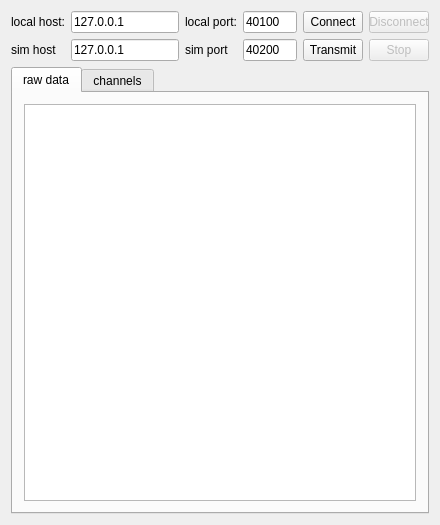
<?xml version="1.0" encoding="UTF-8"?>
<ui version="4.0">
 <class>Widget</class>
 <widget class="QWidget" name="Widget">
  <property name="geometry">
   <rect>
    <x>0</x>
    <y>0</y>
    <width>440</width>
    <height>525</height>
   </rect>
  </property>
  <property name="windowTitle">
   <string notr="true">udp_test</string>
  </property>
  <property name="windowFilePath">
   <string notr="true"/>
  </property>
  <layout class="QVBoxLayout" name="verticalLayout">
   <item>
    <layout class="QGridLayout" name="gridLayout">
     <item row="0" column="4">
      <widget class="QPushButton" name="btReciveStart">
       <property name="minimumSize">
        <size>
         <width>60</width>
         <height>0</height>
        </size>
       </property>
       <property name="text">
        <string notr="true">Connect</string>
       </property>
      </widget>
     </item>
     <item row="0" column="3">
      <widget class="QLineEdit" name="localPort">
       <property name="enabled">
        <bool>true</bool>
       </property>
       <property name="sizePolicy">
        <sizepolicy hsizetype="Minimum" vsizetype="Fixed">
         <horstretch>0</horstretch>
         <verstretch>0</verstretch>
        </sizepolicy>
       </property>
       <property name="minimumSize">
        <size>
         <width>50</width>
         <height>0</height>
        </size>
       </property>
       <property name="text">
        <string notr="true">40100</string>
       </property>
       <property name="maxLength">
        <number>5</number>
       </property>
      </widget>
     </item>
     <item row="0" column="1">
      <widget class="QLineEdit" name="localHost">
       <property name="enabled">
        <bool>true</bool>
       </property>
       <property name="sizePolicy">
        <sizepolicy hsizetype="Minimum" vsizetype="Fixed">
         <horstretch>0</horstretch>
         <verstretch>0</verstretch>
        </sizepolicy>
       </property>
       <property name="text">
        <string notr="true">127.0.0.1</string>
       </property>
      </widget>
     </item>
     <item row="1" column="0">
      <widget class="QLabel" name="lbLocalHost">
       <property name="text">
        <string notr="true">sim host</string>
       </property>
      </widget>
     </item>
     <item row="0" column="0">
      <widget class="QLabel" name="lbSimHost">
       <property name="text">
        <string notr="true">local host:</string>
       </property>
      </widget>
     </item>
     <item row="0" column="2">
      <widget class="QLabel" name="lbSimPort">
       <property name="text">
        <string notr="true">local port:</string>
       </property>
      </widget>
     </item>
     <item row="0" column="5">
      <widget class="QPushButton" name="btReciveStop">
       <property name="enabled">
        <bool>false</bool>
       </property>
       <property name="minimumSize">
        <size>
         <width>60</width>
         <height>0</height>
        </size>
       </property>
       <property name="text">
        <string notr="true">Disconnect</string>
       </property>
      </widget>
     </item>
     <item row="1" column="1">
      <widget class="QLineEdit" name="simHost">
       <property name="enabled">
        <bool>true</bool>
       </property>
       <property name="sizePolicy">
        <sizepolicy hsizetype="Minimum" vsizetype="Fixed">
         <horstretch>0</horstretch>
         <verstretch>0</verstretch>
        </sizepolicy>
       </property>
       <property name="text">
        <string notr="true">127.0.0.1</string>
       </property>
      </widget>
     </item>
     <item row="1" column="2">
      <widget class="QLabel" name="lbLocalPort">
       <property name="text">
        <string notr="true">sim port</string>
       </property>
      </widget>
     </item>
     <item row="1" column="3">
      <widget class="QLineEdit" name="simPort">
       <property name="sizePolicy">
        <sizepolicy hsizetype="Minimum" vsizetype="Fixed">
         <horstretch>0</horstretch>
         <verstretch>0</verstretch>
        </sizepolicy>
       </property>
       <property name="minimumSize">
        <size>
         <width>50</width>
         <height>0</height>
        </size>
       </property>
       <property name="text">
        <string notr="true">40200</string>
       </property>
       <property name="maxLength">
        <number>5</number>
       </property>
      </widget>
     </item>
     <item row="1" column="4">
      <widget class="QPushButton" name="btTransmitStart">
       <property name="minimumSize">
        <size>
         <width>60</width>
         <height>0</height>
        </size>
       </property>
       <property name="text">
        <string notr="true">Transmit</string>
       </property>
      </widget>
     </item>
     <item row="1" column="5">
      <widget class="QPushButton" name="btTransmitStop">
       <property name="enabled">
        <bool>false</bool>
       </property>
       <property name="minimumSize">
        <size>
         <width>60</width>
         <height>0</height>
        </size>
       </property>
       <property name="text">
        <string notr="true">Stop</string>
       </property>
      </widget>
     </item>
    </layout>
   </item>
   <item>
    <widget class="QTabWidget" name="tabWidget">
     <property name="currentIndex">
      <number>0</number>
     </property>
     <widget class="QWidget" name="tab_1">
      <attribute name="title">
       <string notr="true">raw data</string>
      </attribute>
      <layout class="QVBoxLayout" name="verticalLayout_2">
       <item>
        <widget class="QListWidget" name="listWidget">
         <property name="font">
          <font>
           <family>Terminal</family>
           <pointsize>10</pointsize>
          </font>
         </property>
        </widget>
       </item>
      </layout>
     </widget>
     <widget class="QWidget" name="tab_2">
      <attribute name="title">
       <string notr="true">channels</string>
      </attribute>
      <layout class="QVBoxLayout" name="verticalLayout_3">
       <property name="spacing">
        <number>0</number>
       </property>
       <property name="bottomMargin">
        <number>9</number>
       </property>
       <item>
        <widget class="QGroupBox" name="groupBox">
         <property name="title">
          <string>send data</string>
         </property>
         <layout class="QHBoxLayout" name="horizontalLayout_2">
          <property name="spacing">
           <number>6</number>
          </property>
          <property name="leftMargin">
           <number>9</number>
          </property>
          <property name="topMargin">
           <number>0</number>
          </property>
          <property name="bottomMargin">
           <number>3</number>
          </property>
          <item>
           <widget class="QRadioButton" name="autoAnswer">
            <property name="enabled">
             <bool>true</bool>
            </property>
            <property name="text">
             <string notr="true">answer on recieve</string>
            </property>
            <property name="checked">
             <bool>true</bool>
            </property>
           </widget>
          </item>
          <item>
           <widget class="QRadioButton" name="autoSend">
            <property name="enabled">
             <bool>true</bool>
            </property>
            <property name="text">
             <string notr="true">auto send</string>
            </property>
            <property name="checked">
             <bool>false</bool>
            </property>
           </widget>
          </item>
         </layout>
        </widget>
       </item>
       <item>
        <widget class="QGroupBox" name="groupBox_2">
         <property name="title">
          <string>Flight mode</string>
         </property>
         <layout class="QHBoxLayout" name="horizontalLayout">
          <property name="spacing">
           <number>6</number>
          </property>
          <property name="leftMargin">
           <number>9</number>
          </property>
          <property name="topMargin">
           <number>0</number>
          </property>
          <property name="bottomMargin">
           <number>3</number>
          </property>
          <item>
           <widget class="QSlider" name="flightMode">
            <property name="maximum">
             <number>6</number>
            </property>
            <property name="pageStep">
             <number>1</number>
            </property>
            <property name="orientation">
             <enum>Qt::Horizontal</enum>
            </property>
            <property name="tickPosition">
             <enum>QSlider::TicksAbove</enum>
            </property>
            <property name="tickInterval">
             <number>1</number>
            </property>
           </widget>
          </item>
         </layout>
        </widget>
       </item>
       <item>
        <widget class="QGroupBox" name="groupBox_3">
         <property name="title">
          <string>Armed state</string>
         </property>
         <layout class="QHBoxLayout" name="horizontalLayout_3">
          <property name="spacing">
           <number>6</number>
          </property>
          <property name="leftMargin">
           <number>9</number>
          </property>
          <property name="topMargin">
           <number>0</number>
          </property>
          <property name="bottomMargin">
           <number>3</number>
          </property>
          <item>
           <widget class="QRadioButton" name="disarmed">
            <property name="text">
             <string>Disarmed</string>
            </property>
            <property name="checked">
             <bool>true</bool>
            </property>
           </widget>
          </item>
          <item>
           <widget class="QRadioButton" name="arming">
            <property name="text">
             <string>Arming</string>
            </property>
           </widget>
          </item>
          <item>
           <widget class="QRadioButton" name="armed">
            <property name="text">
             <string>Armed</string>
            </property>
           </widget>
          </item>
         </layout>
        </widget>
       </item>
       <item>
        <widget class="QGroupBox" name="groupBox_4">
         <property name="title">
          <string>Channels</string>
         </property>
         <layout class="QGridLayout" name="gridLayout_3">
          <property name="leftMargin">
           <number>9</number>
          </property>
          <property name="topMargin">
           <number>0</number>
          </property>
          <property name="rightMargin">
           <number>9</number>
          </property>
          <property name="bottomMargin">
           <number>3</number>
          </property>
          <property name="spacing">
           <number>3</number>
          </property>
          <item row="0" column="0">
           <widget class="QLabel" name="lbCH1n">
            <property name="text">
             <string notr="true">CH1</string>
            </property>
            <property name="alignment">
             <set>Qt::AlignCenter</set>
            </property>
           </widget>
          </item>
          <item row="0" column="1">
           <widget class="QSlider" name="ch1">
            <property name="minimum">
             <number>-511</number>
            </property>
            <property name="maximum">
             <number>512</number>
            </property>
            <property name="singleStep">
             <number>16</number>
            </property>
            <property name="pageStep">
             <number>32</number>
            </property>
            <property name="orientation">
             <enum>Qt::Horizontal</enum>
            </property>
            <property name="tickPosition">
             <enum>QSlider::TicksAbove</enum>
            </property>
            <property name="tickInterval">
             <number>128</number>
            </property>
           </widget>
          </item>
          <item row="0" column="2">
           <widget class="QLabel" name="lbCH1">
            <property name="sizePolicy">
             <sizepolicy hsizetype="Fixed" vsizetype="Preferred">
              <horstretch>0</horstretch>
              <verstretch>0</verstretch>
             </sizepolicy>
            </property>
            <property name="minimumSize">
             <size>
              <width>30</width>
              <height>0</height>
             </size>
            </property>
            <property name="text">
             <string notr="true">0</string>
            </property>
           </widget>
          </item>
          <item row="1" column="0">
           <widget class="QLabel" name="lbCH2n">
            <property name="text">
             <string notr="true">CH2</string>
            </property>
            <property name="alignment">
             <set>Qt::AlignCenter</set>
            </property>
           </widget>
          </item>
          <item row="1" column="1">
           <widget class="QSlider" name="ch2">
            <property name="minimum">
             <number>-511</number>
            </property>
            <property name="maximum">
             <number>512</number>
            </property>
            <property name="singleStep">
             <number>16</number>
            </property>
            <property name="pageStep">
             <number>32</number>
            </property>
            <property name="orientation">
             <enum>Qt::Horizontal</enum>
            </property>
            <property name="tickPosition">
             <enum>QSlider::TicksAbove</enum>
            </property>
            <property name="tickInterval">
             <number>128</number>
            </property>
           </widget>
          </item>
          <item row="1" column="2">
           <widget class="QLabel" name="lbCH2">
            <property name="sizePolicy">
             <sizepolicy hsizetype="Fixed" vsizetype="Preferred">
              <horstretch>0</horstretch>
              <verstretch>0</verstretch>
             </sizepolicy>
            </property>
            <property name="minimumSize">
             <size>
              <width>30</width>
              <height>0</height>
             </size>
            </property>
            <property name="text">
             <string notr="true">0</string>
            </property>
           </widget>
          </item>
          <item row="2" column="0">
           <widget class="QLabel" name="lbCH3n">
            <property name="text">
             <string notr="true">CH3</string>
            </property>
            <property name="alignment">
             <set>Qt::AlignCenter</set>
            </property>
           </widget>
          </item>
          <item row="2" column="1">
           <widget class="QSlider" name="ch3">
            <property name="minimum">
             <number>-511</number>
            </property>
            <property name="maximum">
             <number>512</number>
            </property>
            <property name="singleStep">
             <number>16</number>
            </property>
            <property name="pageStep">
             <number>32</number>
            </property>
            <property name="orientation">
             <enum>Qt::Horizontal</enum>
            </property>
            <property name="tickPosition">
             <enum>QSlider::TicksAbove</enum>
            </property>
            <property name="tickInterval">
             <number>128</number>
            </property>
           </widget>
          </item>
          <item row="2" column="2">
           <widget class="QLabel" name="lbCH3">
            <property name="sizePolicy">
             <sizepolicy hsizetype="Fixed" vsizetype="Preferred">
              <horstretch>0</horstretch>
              <verstretch>0</verstretch>
             </sizepolicy>
            </property>
            <property name="minimumSize">
             <size>
              <width>30</width>
              <height>0</height>
             </size>
            </property>
            <property name="text">
             <string notr="true">0</string>
            </property>
           </widget>
          </item>
          <item row="3" column="0">
           <widget class="QLabel" name="lbCH4n">
            <property name="text">
             <string notr="true">CH4</string>
            </property>
            <property name="alignment">
             <set>Qt::AlignCenter</set>
            </property>
           </widget>
          </item>
          <item row="3" column="1">
           <widget class="QSlider" name="ch4">
            <property name="minimum">
             <number>-511</number>
            </property>
            <property name="maximum">
             <number>512</number>
            </property>
            <property name="singleStep">
             <number>16</number>
            </property>
            <property name="pageStep">
             <number>32</number>
            </property>
            <property name="orientation">
             <enum>Qt::Horizontal</enum>
            </property>
            <property name="tickPosition">
             <enum>QSlider::TicksAbove</enum>
            </property>
            <property name="tickInterval">
             <number>128</number>
            </property>
           </widget>
          </item>
          <item row="3" column="2">
           <widget class="QLabel" name="lbCH4">
            <property name="sizePolicy">
             <sizepolicy hsizetype="Fixed" vsizetype="Preferred">
              <horstretch>0</horstretch>
              <verstretch>0</verstretch>
             </sizepolicy>
            </property>
            <property name="minimumSize">
             <size>
              <width>30</width>
              <height>0</height>
             </size>
            </property>
            <property name="text">
             <string notr="true">0</string>
            </property>
           </widget>
          </item>
          <item row="4" column="0">
           <widget class="QLabel" name="lbCH5n">
            <property name="text">
             <string notr="true">CH5</string>
            </property>
            <property name="alignment">
             <set>Qt::AlignCenter</set>
            </property>
           </widget>
          </item>
          <item row="4" column="1">
           <widget class="QSlider" name="ch5">
            <property name="minimum">
             <number>-511</number>
            </property>
            <property name="maximum">
             <number>512</number>
            </property>
            <property name="singleStep">
             <number>16</number>
            </property>
            <property name="pageStep">
             <number>32</number>
            </property>
            <property name="orientation">
             <enum>Qt::Horizontal</enum>
            </property>
            <property name="tickPosition">
             <enum>QSlider::TicksAbove</enum>
            </property>
            <property name="tickInterval">
             <number>128</number>
            </property>
           </widget>
          </item>
          <item row="4" column="2">
           <widget class="QLabel" name="lbCH5">
            <property name="sizePolicy">
             <sizepolicy hsizetype="Fixed" vsizetype="Preferred">
              <horstretch>0</horstretch>
              <verstretch>0</verstretch>
             </sizepolicy>
            </property>
            <property name="minimumSize">
             <size>
              <width>30</width>
              <height>0</height>
             </size>
            </property>
            <property name="text">
             <string notr="true">0</string>
            </property>
           </widget>
          </item>
          <item row="5" column="0">
           <widget class="QLabel" name="lbCH6n">
            <property name="text">
             <string notr="true">CH6</string>
            </property>
            <property name="alignment">
             <set>Qt::AlignCenter</set>
            </property>
           </widget>
          </item>
          <item row="5" column="2">
           <widget class="QLabel" name="lbCH6">
            <property name="sizePolicy">
             <sizepolicy hsizetype="Fixed" vsizetype="Preferred">
              <horstretch>0</horstretch>
              <verstretch>0</verstretch>
             </sizepolicy>
            </property>
            <property name="minimumSize">
             <size>
              <width>30</width>
              <height>0</height>
             </size>
            </property>
            <property name="text">
             <string notr="true">0</string>
            </property>
           </widget>
          </item>
          <item row="6" column="0">
           <widget class="QLabel" name="lbCH7n">
            <property name="text">
             <string notr="true">Ch7</string>
            </property>
            <property name="alignment">
             <set>Qt::AlignCenter</set>
            </property>
           </widget>
          </item>
          <item row="6" column="2">
           <widget class="QLabel" name="lbCH7">
            <property name="sizePolicy">
             <sizepolicy hsizetype="Fixed" vsizetype="Preferred">
              <horstretch>0</horstretch>
              <verstretch>0</verstretch>
             </sizepolicy>
            </property>
            <property name="minimumSize">
             <size>
              <width>30</width>
              <height>0</height>
             </size>
            </property>
            <property name="text">
             <string notr="true">0</string>
            </property>
           </widget>
          </item>
          <item row="7" column="0">
           <widget class="QLabel" name="lbCH8n">
            <property name="text">
             <string notr="true">Ch8</string>
            </property>
            <property name="alignment">
             <set>Qt::AlignCenter</set>
            </property>
           </widget>
          </item>
          <item row="7" column="2">
           <widget class="QLabel" name="lbCH8">
            <property name="sizePolicy">
             <sizepolicy hsizetype="Fixed" vsizetype="Preferred">
              <horstretch>0</horstretch>
              <verstretch>0</verstretch>
             </sizepolicy>
            </property>
            <property name="minimumSize">
             <size>
              <width>30</width>
              <height>0</height>
             </size>
            </property>
            <property name="text">
             <string notr="true">0</string>
            </property>
           </widget>
          </item>
          <item row="8" column="0">
           <widget class="QLabel" name="lbCH9n">
            <property name="text">
             <string notr="true">Ch9</string>
            </property>
            <property name="alignment">
             <set>Qt::AlignCenter</set>
            </property>
           </widget>
          </item>
          <item row="8" column="1">
           <widget class="QSlider" name="ch9">
            <property name="minimum">
             <number>-511</number>
            </property>
            <property name="maximum">
             <number>512</number>
            </property>
            <property name="singleStep">
             <number>16</number>
            </property>
            <property name="pageStep">
             <number>32</number>
            </property>
            <property name="orientation">
             <enum>Qt::Horizontal</enum>
            </property>
            <property name="tickPosition">
             <enum>QSlider::TicksAbove</enum>
            </property>
            <property name="tickInterval">
             <number>128</number>
            </property>
           </widget>
          </item>
          <item row="8" column="2">
           <widget class="QLabel" name="lbCH9">
            <property name="sizePolicy">
             <sizepolicy hsizetype="Fixed" vsizetype="Preferred">
              <horstretch>0</horstretch>
              <verstretch>0</verstretch>
             </sizepolicy>
            </property>
            <property name="minimumSize">
             <size>
              <width>30</width>
              <height>0</height>
             </size>
            </property>
            <property name="text">
             <string notr="true">0</string>
            </property>
           </widget>
          </item>
          <item row="9" column="0">
           <widget class="QLabel" name="lbCH10n">
            <property name="text">
             <string notr="true">Ch10</string>
            </property>
            <property name="alignment">
             <set>Qt::AlignCenter</set>
            </property>
           </widget>
          </item>
          <item row="9" column="1">
           <widget class="QSlider" name="ch10">
            <property name="minimum">
             <number>-511</number>
            </property>
            <property name="maximum">
             <number>512</number>
            </property>
            <property name="singleStep">
             <number>16</number>
            </property>
            <property name="pageStep">
             <number>32</number>
            </property>
            <property name="orientation">
             <enum>Qt::Horizontal</enum>
            </property>
            <property name="tickPosition">
             <enum>QSlider::TicksAbove</enum>
            </property>
            <property name="tickInterval">
             <number>128</number>
            </property>
           </widget>
          </item>
          <item row="9" column="2">
           <widget class="QLabel" name="lbCH10">
            <property name="sizePolicy">
             <sizepolicy hsizetype="Fixed" vsizetype="Preferred">
              <horstretch>0</horstretch>
              <verstretch>0</verstretch>
             </sizepolicy>
            </property>
            <property name="minimumSize">
             <size>
              <width>30</width>
              <height>0</height>
             </size>
            </property>
            <property name="text">
             <string notr="true">0</string>
            </property>
           </widget>
          </item>
          <item row="5" column="1">
           <widget class="QSlider" name="ch6">
            <property name="minimum">
             <number>-511</number>
            </property>
            <property name="maximum">
             <number>512</number>
            </property>
            <property name="singleStep">
             <number>16</number>
            </property>
            <property name="pageStep">
             <number>32</number>
            </property>
            <property name="orientation">
             <enum>Qt::Horizontal</enum>
            </property>
            <property name="tickPosition">
             <enum>QSlider::TicksAbove</enum>
            </property>
            <property name="tickInterval">
             <number>128</number>
            </property>
           </widget>
          </item>
          <item row="6" column="1">
           <widget class="QSlider" name="ch7">
            <property name="minimum">
             <number>-511</number>
            </property>
            <property name="maximum">
             <number>512</number>
            </property>
            <property name="singleStep">
             <number>16</number>
            </property>
            <property name="pageStep">
             <number>32</number>
            </property>
            <property name="orientation">
             <enum>Qt::Horizontal</enum>
            </property>
            <property name="tickPosition">
             <enum>QSlider::TicksAbove</enum>
            </property>
            <property name="tickInterval">
             <number>128</number>
            </property>
           </widget>
          </item>
          <item row="7" column="1">
           <widget class="QSlider" name="ch8">
            <property name="minimum">
             <number>-511</number>
            </property>
            <property name="maximum">
             <number>512</number>
            </property>
            <property name="singleStep">
             <number>16</number>
            </property>
            <property name="pageStep">
             <number>32</number>
            </property>
            <property name="orientation">
             <enum>Qt::Horizontal</enum>
            </property>
            <property name="tickPosition">
             <enum>QSlider::TicksAbove</enum>
            </property>
            <property name="tickInterval">
             <number>128</number>
            </property>
           </widget>
          </item>
         </layout>
        </widget>
       </item>
       <item>
        <spacer name="verticalSpacer">
         <property name="orientation">
          <enum>Qt::Vertical</enum>
         </property>
         <property name="sizeHint" stdset="0">
          <size>
           <width>20</width>
           <height>40</height>
          </size>
         </property>
        </spacer>
       </item>
      </layout>
     </widget>
    </widget>
   </item>
  </layout>
 </widget>
 <layoutdefault spacing="6" margin="11"/>
 <resources/>
 <connections/>
</ui>
